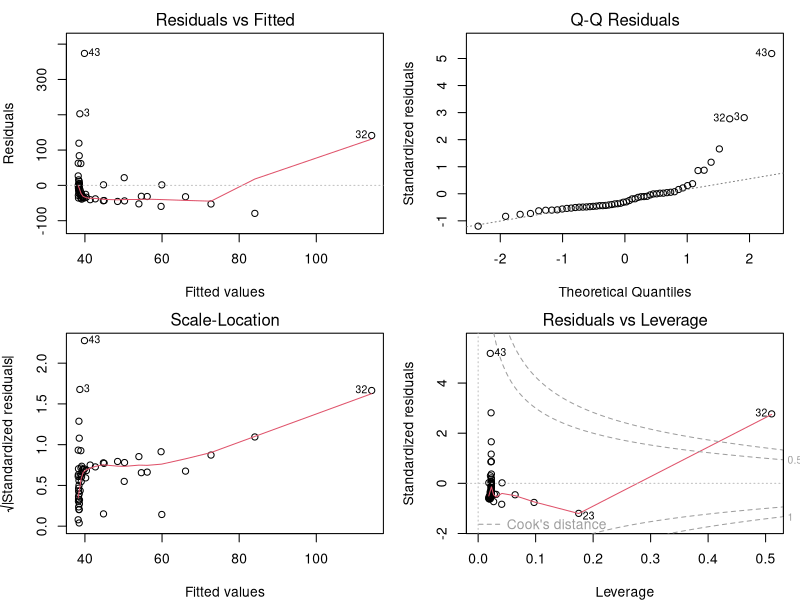
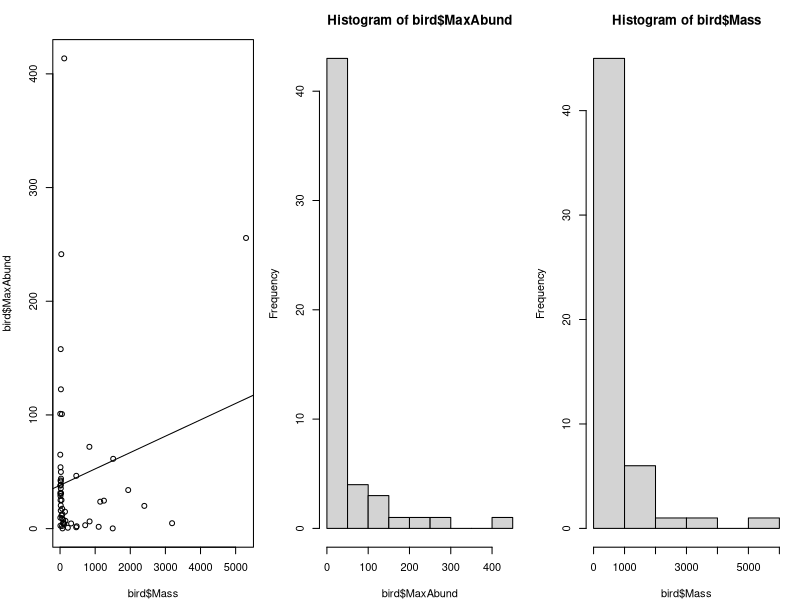
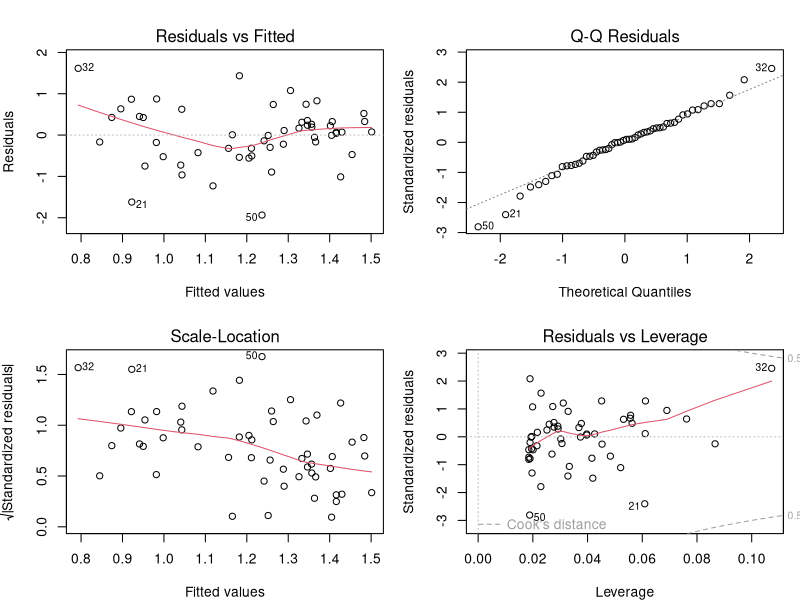
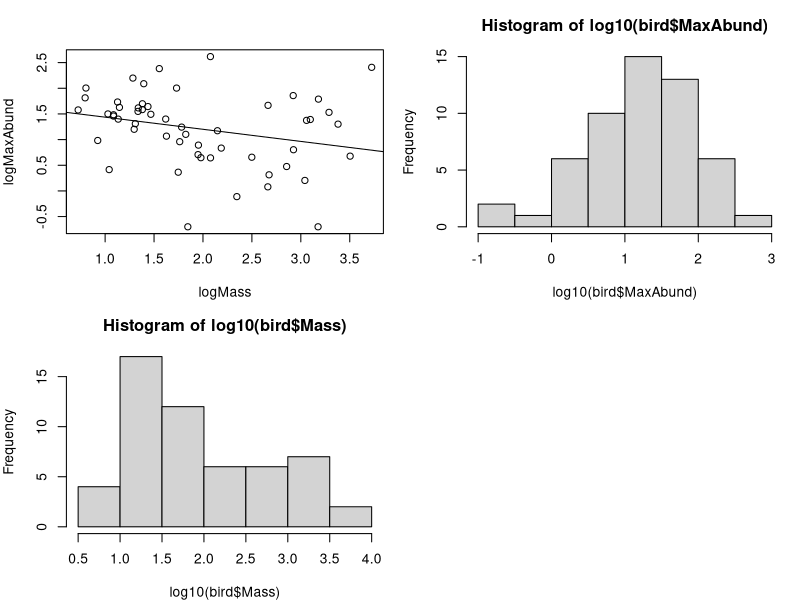
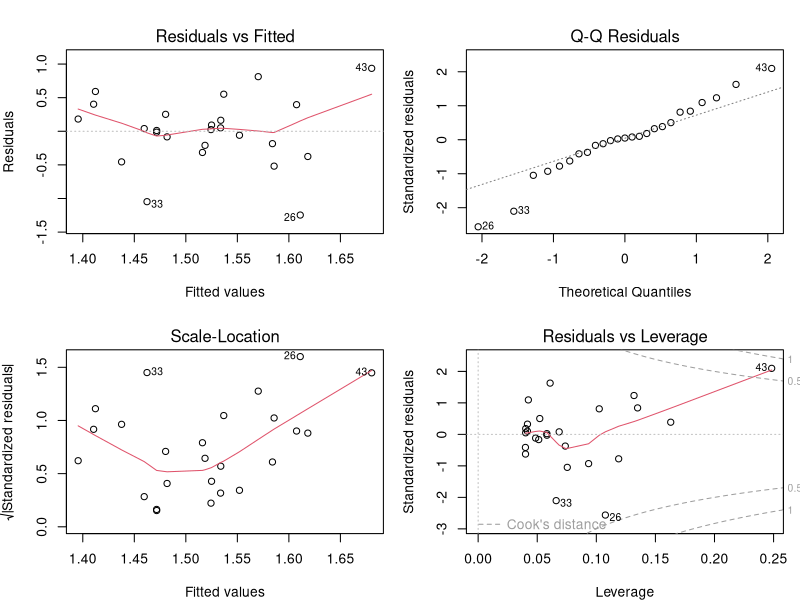
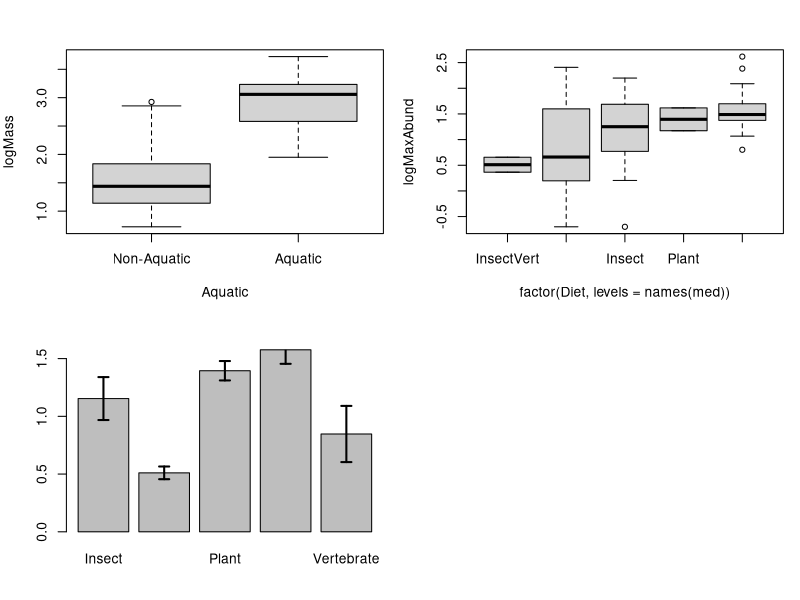
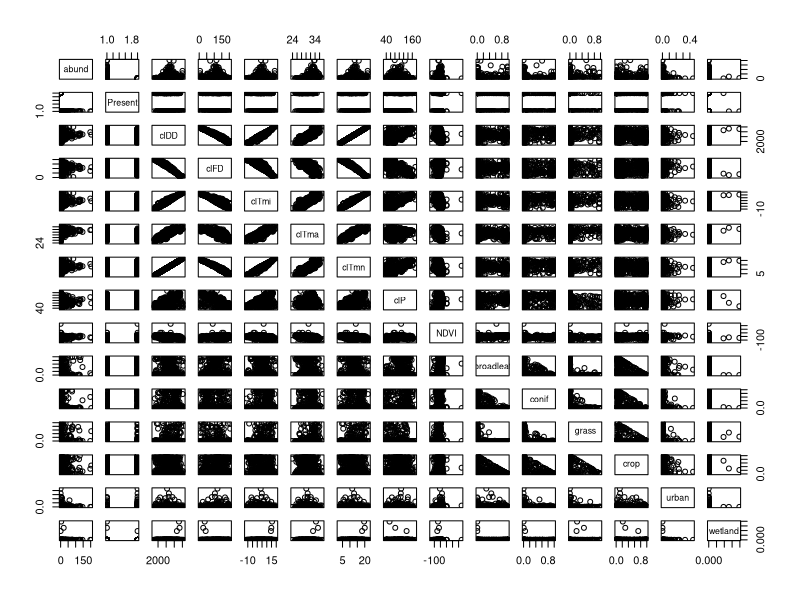
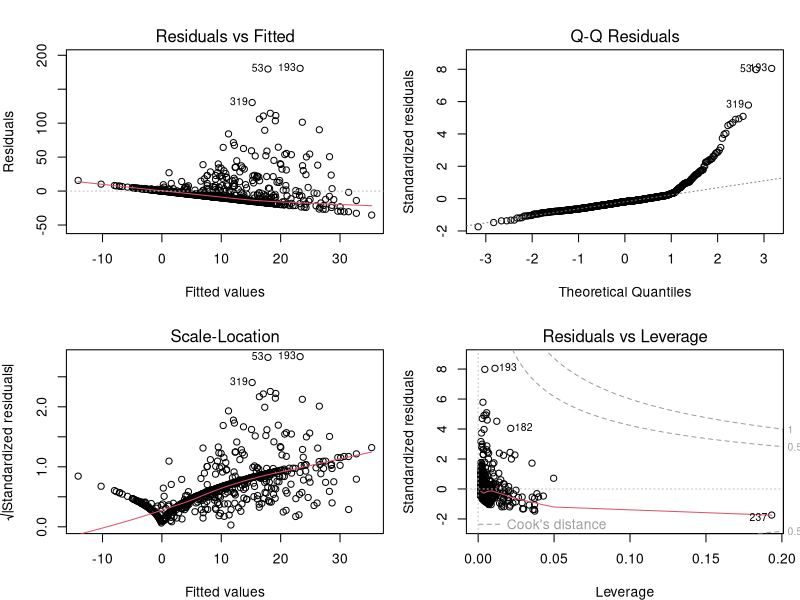

These figures' R source, in order: (Note: this script raises an error after producing the figures.)
## ---- chunk 1
knitr::opts_chunk$set(
  comment = "#",
  collapse = TRUE,
  warning = FALSE,
  message = FALSE,
  fig.width=6, fig.height=6,
  fig.align = 'center'
)
## ---- chunk 2
options(repos=structure(c(CRAN="http://cran.r-project.org")))
## ---- chunk 3
if (!require(dplyr)) install.packages("dplyr")
library(dplyr)

if (!require(kableExtra)) install.packages("kableExtra")
library(kableExtra)

if (!require(vegan)) install.packages("vegan")
library(vegan)

if (!require(e1071)) install.packages("e1071")
library(e1071)

if (!require(MASS)) install.packages("MASS")
library(MASS)

if (!require(car)) install.packages("car")
library(car)

if (!require(effects)) install.packages("effects")
library(effects)

## ---- chunk 4
bird <- read.csv("Scripts_and_data/birdsdiet.csv")
## ---- chunk 5
lm1 <- lm(MaxAbund ~ Mass, data = bird)
## ---- chunk 6
par(mfrow=c(2,2), mar = c(4,4,2,1), oma =c(0,0,0,0))
plot(lm1)
## ---- chunk 7
par(mfrow=c(1,3), mar = c(4,4,3,1))
plot(bird$MaxAbund ~ bird$Mass)
abline(lm1)
hist(bird$MaxAbund)
hist(bird$Mass)
## ---- chunk 8
shapiro.test(bird$MaxAbund)
shapiro.test(bird$Mass)
## ---- chunk 9
skewness(bird$MaxAbund)
skewness(bird$Mass)
## ---- chunk 10
bird$logMaxAbund <- log10(bird$MaxAbund)
bird$logMass <- log10(bird$Mass)
## ---- chunk 11
lm2 <- lm(logMaxAbund ~ logMass, data = bird)
## ---- chunk 12
par(mfrow=c(2,2), mar=c(4,4,3,1))
plot(lm2)
## ---- chunk 13
plot(logMaxAbund ~ logMass, data=bird)
abline(lm2)
hist(log10(bird$MaxAbund))
hist(log10(bird$Mass))
## ---- chunk 14
summary(lm2)
## ---- chunk 15
lm3 <- lm(logMaxAbund~logMass, data=bird, subset=!bird$Aquatic)
# removes aquatic birds (= TRUE)
# or equivalently
lm3 <- lm(logMaxAbund~logMass, data=bird, subset=bird$Aquatic == 0)
## ---- chunk 16
# Run the model
lm4 <- lm(logMaxAbund ~ logMass, data=bird, subset=bird$Passerine == 1)

# Examine the diagnostic plots
par(mfrow=c(2,2))
plot(lm4)
summary(lm4)

# Compare variance explained by lm2, lm3 and lm4
str(summary(lm4))

# Recall: we want adj.r.squared
summary(lm4)$adj.r.squared # R2-adj = -0.02
summary(lm2)$adj.r.squared # R2-adj = 0.05
summary(lm3)$adj.r.squared # R2-adj = 0.25
## ---- chunk 17
boxplot(logMass ~ Aquatic,
        data = bird,
        names = c("Non-Aquatic",
                  "Aquatic"))
## ---- chunk 18
var.test(logMass ~ Aquatic, data = bird)
## ---- chunk 19
ttest1 <- t.test(logMass ~ Aquatic, var.equal = TRUE, data = bird)

# Or use lm()
ttest.lm1 <- lm(logMass ~ Aquatic, data=bird)
## ---- chunk 20
ttest1$statistic^2
anova(ttest.lm1)$F
# answer: F=60.3845 in both cases
## ---- chunk 21
# Unilateral t-test
uni.ttest1 <- t.test(logMass ~ Aquatic,
                     var.equal = TRUE,
                     data = bird,
                     alternative = "less")
uni.ttest1
## ---- chunk 22
uni.ttest1
## ---- chunk 23
med <- sort(tapply(bird$logMaxAbund,
                   bird$Diet, median))
boxplot(logMaxAbund ~ factor(Diet,
                             levels = names(med)),
        data = bird)
## ---- chunk 24
anov1 <- lm(logMaxAbund ~ Diet,
            data = bird)
anova(anov1)
## ---- chunk 25
aov1 <- aov(logMaxAbund ~ Diet,
            data = bird)
summary(aov1)
## ---- chunk 26
anova(anov1)
## ---- chunk 27
summary(aov1)
## ---- chunk 28
bartlett.test(logMaxAbund ~ Diet,
              data = bird)
## ---- chunk 29
shapiro.test(resid(anov1))
## ---- chunk 30
summary(anov1)
## ---- chunk 31
TukeyHSD(aov(anov1),
         ordered=T)
## ---- chunk 32
sd <- tapply(bird$logMaxAbund, list(bird$Diet), sd)
means <- tapply(bird$logMaxAbund, list(bird$Diet), mean)
n <- length(bird$logMaxAbund)
se <- 1.96*sd/sqrt(n)
bp <- barplot(means)
epsilon = 0.1
segments(bp, means - se, bp, means + se, lwd=2)
segments(bp - epsilon, means - se, bp + epsilon, means - se, lwd = 2)
segments(bp - epsilon, means + se, bp + epsilon, means + se, lwd = 2)
## ---- chunk 33
anov2 <- lm(logMaxAbund ~ Diet*Aquatic,
            data = bird)
summary(anov2)
anova(anov2)
## ---- chunk 34
ancov1 <- lm(logMaxAbund ~ logMass*Diet,
             data = bird)
anova(ancov1)
## ---- chunk 35
ancov2 <- lm(logMaxAbund ~ logMass + Diet,
             data = bird)
anova(ancov2)

## ---- chunk 36
Dickcissel = read.csv("Scripts_and_data/dickcissel.csv")
## ---- chunk 37
str(Dickcissel)
## ---- chunk 38
plot(Dickcissel) # May take some time
## ---- chunk 39
lm.mult <- lm(abund ~ clTma + NDVI + grass,
              data = Dickcissel)
summary(lm.mult)
## ---- chunk 40
par(mfrow=c(2,2))
plot(lm.mult)
## ---- chunk 41
summary(lm.mult)
## ---- chunk 42
par(mfrow=c(1,3))
plot(abund ~ clTma, data = Dickcissel)
plot(abund ~ NDVI,  data = Dickcissel)
plot(abund ~ grass, data = Dickcissel)
## ---- chunk 43
lm.full <- lm(abund ~ . - Present,
              data = Dickcissel)
lm.step <- step(lm.full)

# ?step
## ---- chunk 44
summary(lm.full)
## ---- chunk 45
summary(lm.step)
## ---- chunk 46
tapply(bird$logMaxAbund,
       bird$Diet,
       mean)
coef(anov1)
coef(anov1)[1] + coef(anov1)[2] # InsectVert
coef(anov1)[1] + coef(anov1)[3] # Plant
## ---- chunk 47
bird$Diet2 <- relevel(bird$Diet, ref="Plant")
anov2 <- lm(logMaxAbund ~ Diet2,
            data = bird)
summary(anov2)
anova(anov2)
## ---- chunk 48
bird$Diet2 <- factor(bird$Diet, levels=names(med))
anov2 <- lm(logMaxAbund ~ Diet2,
            data = bird)
summary(anov2)
anova(anov2)
## ---- chunk 49
sum(contrasts(bird$Diet)[,1])
sum(contrasts(bird$Diet)[,1]*contrasts(bird$Diet)[,2])
## ---- chunk 50
options(contrasts=c("contr.helmert", "contr.poly"))
sum(contrasts(bird$Diet)[,1])
sum(contrasts(bird$Diet)[,1]*contrasts(bird$Diet)[,2])
anov3 <- lm(logMaxAbund ~ Diet,
            data = bird)
summary(anov3)
## ---- chunk 51
table(bird$Aquatic)
## ---- chunk 52
unb.anov1 <- lm(logMaxAbund ~ Aquatic + Diet, data = bird)
unb.anov2 <- lm(logMaxAbund ~ Diet + Aquatic, data = bird)
anova(unb.anov1)
anova(unb.anov2)
## ---- chunk 53
library(car)
Anova(unb.anov1, type = "III")
Anova(unb.anov2, type = "III")
## ---- chunk 54

poly.reg=data.frame(Degree = 0:5,
                    Name = c("Constant","Linear","Quadratic",
                             "Cubic","Quartic","Quintic"),
                    Example = c("\\(3\\)",
                                "\\(x+9\\)",
                                "\\(x^2-x+4\\)",
                                "\\(x^3-x^2+5\\)",
                                "\\(6x^4-x^3+x-2\\)",
                                "\\(x^5-3x^3+x^2+8\\)"))
# knitr::kable(poly.reg, format = "html")
knitr::kable(poly.reg, format = "html", escape=FALSE)
## ---- chunk 55
lm.linear <- lm(abund ~ clDD, data = Dickcissel)
lm.quad   <- lm(abund ~ clDD + I(clDD^2), data = Dickcissel)
lm.cubic  <- lm(abund ~ clDD + I(clDD^2) + I(clDD^3), data = Dickcissel)
## ---- chunk 56
mod <- lm(clDD ~ clFD + clTmi + clTma + clP + grass, data = Dickcissel)
vif(mod)
## ---- chunk 57
library(vegan)
part.lm = varpart(Dickcissel$abund,
                  Dickcissel[ ,c("clDD","clFD","clTmi","clTma","clP")],
                  Dickcissel[ ,c("broadleaf","conif","grass","crop", "urban","wetland")])
part.lm

showvarparts(2)

plot(part.lm,
     digits = 2,
     bg = rgb(48,225,210,80,
              maxColorValue=225),
     col = "turquoise4")
## ---- chunk 58
# Climate set
out.1 = rda(Dickcissel$abund,
            Dickcissel[ ,c("clDD", "clFD","clTmi","clTma","clP")],
            Dickcissel[ ,c("broadleaf","conif","grass","crop", "urban","wetland")])
anova(out.1,
      step = 1000,
      perm.max = 1000)

# Land cover set
out.2 = rda(Dickcissel$abund,
            Dickcissel[ ,c("broadleaf","conif","grass","crop", "urban", "wetland")],
            Dickcissel[ ,c("clDD","clFD","clTmi", "clTma","clP")])
anova(out.2,
      step = 1000,
      perm.max = 1000)
